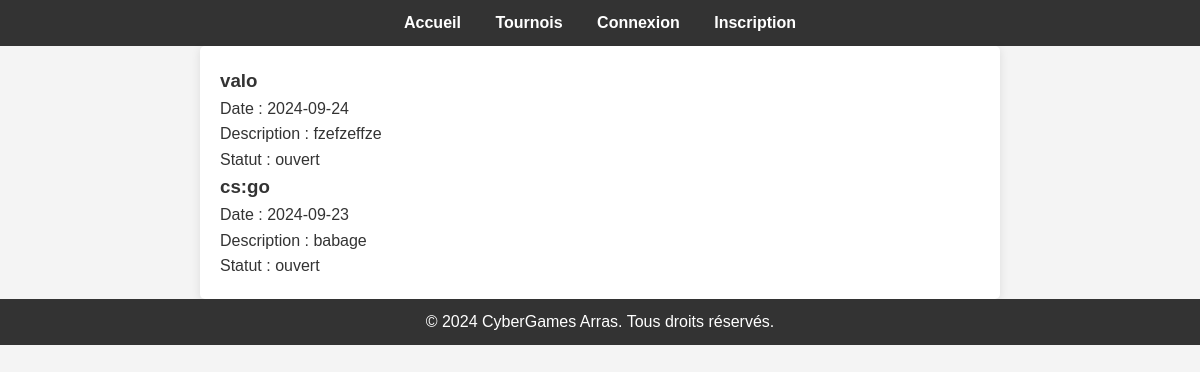
The page /index.php?route=tournois on the database its author committed.
### tables this page shows
CREATE TABLE `tournoi` (
  `id` int(11) NOT NULL,
  `nom` varchar(100) NOT NULL,
  `date` date NOT NULL,
  `statut` enum('ouvert','fermé','en cours','terminé') NOT NULL,
  `description` text DEFAULT NULL
);

### views/tournois.php (the view, shortened to what this page needs)
<?php foreach ($tournois as $tournoi): ?>
    <div>
        <h3><?php echo htmlspecialchars($tournoi['nom']); ?></h3>
        <p>Date : <?php echo htmlspecialchars($tournoi['date']); ?></p>
        <p>Description : <?php echo htmlspecialchars($tournoi['description']); ?></p>
        <p>Statut : <?php echo htmlspecialchars($tournoi['statut']); ?></p>
    </div>
<?php endforeach; ?>

### css/style.css (style rules this page uses)
* { margin: 0; padding: 0; box-sizing: border-box; }
body { font-family: Arial, sans-serif; line-height: 1.6; background-color: #f4f4f4; color: #333; }

### rows shown on the page
tournoi: nom "valo", date "2024-09-24", description "fzefzeffze", statut "ouvert"
tournoi: nom "cs:go", date "2024-09-23", description "babage", statut "ouvert"
